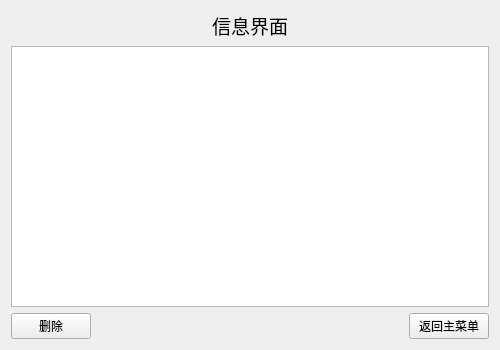
<?xml version="1.0" encoding="UTF-8"?>
<ui version="4.0">
 <class>InfoMenu</class>
 <widget class="QWidget" name="InfoMenu">
  <property name="geometry">
   <rect>
    <x>0</x>
    <y>0</y>
    <width>500</width>
    <height>350</height>
   </rect>
  </property>
  <property name="windowTitle">
   <string>Form</string>
  </property>
  <layout class="QGridLayout" name="gridLayout">
   <item row="2" column="0">
    <widget class="QPushButton" name="deleteButton">
     <property name="text">
      <string>删除</string>
     </property>
    </widget>
   </item>
   <item row="1" column="0" colspan="3">
    <widget class="QListView" name="listView"/>
   </item>
   <item row="2" column="2">
    <widget class="QPushButton" name="backButton">
     <property name="text">
      <string>返回主菜单</string>
     </property>
    </widget>
   </item>
   <item row="2" column="1">
    <spacer name="horizontalSpacer">
     <property name="orientation">
      <enum>Qt::Orientation::Horizontal</enum>
     </property>
     <property name="sizeHint" stdset="0">
      <size>
       <width>40</width>
       <height>20</height>
      </size>
     </property>
    </spacer>
   </item>
   <item row="0" column="1">
    <widget class="QLabel" name="label">
     <property name="text">
      <string>&lt;html&gt;&lt;head/&gt;&lt;body&gt;&lt;p align=&quot;center&quot;&gt;&lt;span style=&quot; font-size:14pt;&quot;&gt;信息界面&lt;/span&gt;&lt;/p&gt;&lt;/body&gt;&lt;/html&gt;</string>
     </property>
    </widget>
   </item>
  </layout>
 </widget>
 <resources/>
 <connections/>
</ui>
